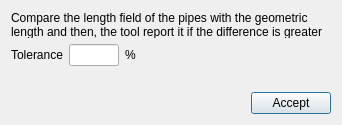
<?xml version="1.0" encoding="UTF-8"?>
<ui version="4.0">
 <class>QGISRedLengthToolDialog</class>
 <widget class="QDialog" name="QGISRedLengthToolDialog">
  <property name="geometry">
   <rect>
    <x>0</x>
    <y>0</y>
    <width>342</width>
    <height>125</height>
   </rect>
  </property>
  <property name="windowTitle">
   <string>QGISRed: Length tool</string>
  </property>
  <property name="windowIcon">
   <iconset>
    <normaloff>:/plugins/QGISRed/images/iconLength.png</normaloff>:/plugins/QGISRed/images/iconLength.png</iconset>
  </property>
  <layout class="QGridLayout" name="gridLayout">
   <item row="0" column="0">
    <layout class="QVBoxLayout" name="verticalLayout">
     <item>
      <widget class="QLabel" name="label_2">
       <property name="text">
        <string>Compare the length field of the pipes with the geometric length and then, the tool report it if the difference is greater than one tolerance.</string>
       </property>
       <property name="wordWrap">
        <bool>true</bool>
       </property>
      </widget>
     </item>
     <item>
      <layout class="QHBoxLayout" name="horizontalLayout">
       <item>
        <widget class="QLabel" name="label">
         <property name="text">
          <string>Tolerance</string>
         </property>
        </widget>
       </item>
       <item>
        <widget class="QLineEdit" name="tbTolerance">
         <property name="sizePolicy">
          <sizepolicy hsizetype="Fixed" vsizetype="Fixed">
           <horstretch>0</horstretch>
           <verstretch>0</verstretch>
          </sizepolicy>
         </property>
         <property name="maximumSize">
          <size>
           <width>50</width>
           <height>16777215</height>
          </size>
         </property>
         <property name="text">
          <string/>
         </property>
         <property name="alignment">
          <set>Qt::AlignRight|Qt::AlignTrailing|Qt::AlignVCenter</set>
         </property>
        </widget>
       </item>
       <item>
        <widget class="QLabel" name="label_3">
         <property name="text">
          <string>%</string>
         </property>
        </widget>
       </item>
       <item>
        <spacer name="horizontalSpacer_2">
         <property name="orientation">
          <enum>Qt::Horizontal</enum>
         </property>
         <property name="sizeHint" stdset="0">
          <size>
           <width>40</width>
           <height>20</height>
          </size>
         </property>
        </spacer>
       </item>
      </layout>
     </item>
     <item>
      <layout class="QHBoxLayout" name="horizontalLayout_2"/>
     </item>
     <item>
      <widget class="QLabel" name="lbMessage">
       <property name="font">
        <font>
         <weight>75</weight>
         <bold>true</bold>
        </font>
       </property>
       <property name="text">
        <string/>
       </property>
      </widget>
     </item>
     <item>
      <layout class="QHBoxLayout" name="horizontalLayout_3">
       <item>
        <spacer name="horizontalSpacer">
         <property name="orientation">
          <enum>Qt::Horizontal</enum>
         </property>
         <property name="sizeHint" stdset="0">
          <size>
           <width>40</width>
           <height>20</height>
          </size>
         </property>
        </spacer>
       </item>
       <item>
        <widget class="QPushButton" name="btAccept">
         <property name="text">
          <string>Accept</string>
         </property>
        </widget>
       </item>
      </layout>
     </item>
     <item>
      <spacer name="verticalSpacer">
       <property name="orientation">
        <enum>Qt::Vertical</enum>
       </property>
       <property name="sizeHint" stdset="0">
        <size>
         <width>20</width>
         <height>1</height>
        </size>
       </property>
      </spacer>
     </item>
    </layout>
   </item>
  </layout>
 </widget>
 <resources/>
 <connections/>
</ui>
